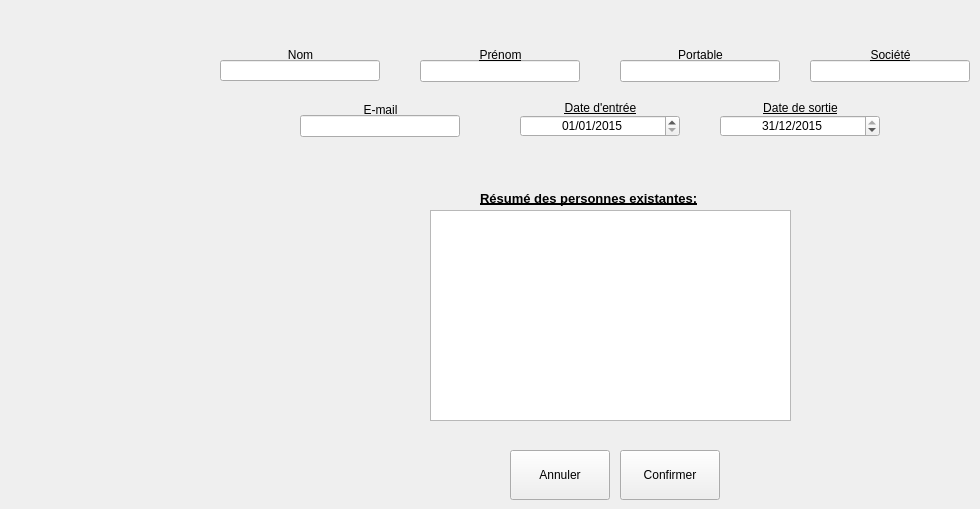
      <widget class="QWidget" name="tbAjouterPersonne">
       <attribute name="title">
        <string>Ajouter une nouvelle personne...</string>
       </attribute>
       <widget class="QTextEdit" name="txtPersonnesExistantes">
        <property name="geometry">
         <rect>
          <x>430</x>
          <y>210</y>
          <width>361</width>
          <height>211</height>
         </rect>
        </property>
       </widget>
       <widget class="QLineEdit" name="societe">
        <property name="geometry">
         <rect>
          <x>810</x>
          <y>60</y>
          <width>160</width>
          <height>22</height>
         </rect>
        </property>
       </widget>
       <widget class="QLabel" name="label_115">
        <property name="geometry">
         <rect>
          <x>220</x>
          <y>45</y>
          <width>161</width>
          <height>20</height>
         </rect>
        </property>
        <property name="font">
         <font>
          <weight>50</weight>
          <bold>false</bold>
          <underline>true</underline>
         </font>
        </property>
        <property name="text">
         <string>Nom</string>
        </property>
        <property name="alignment">
         <set>Qt::AlignCenter</set>
        </property>
       </widget>
       <widget class="QPushButton" name="btAnnulerPersAdd">
        <property name="geometry">
         <rect>
          <x>510</x>
          <y>450</y>
          <width>100</width>
          <height>50</height>
         </rect>
        </property>
        <property name="text">
         <string>Annuler</string>
        </property>
        <property name="icon">
         <iconset>
          <normaloff>C:/Users/Tom/Documents/ECOLE/BTS_IRIS_2/SuPerL/LINUX/FONCTIONNEL_RV1/Projet_Config/ressources/ButtonClose.png</normaloff>C:/Users/Tom/Documents/ECOLE/BTS_IRIS_2/SuPerL/LINUX/FONCTIONNEL_RV1/Projet_Config/ressources/ButtonClose.png</iconset>
        </property>
       </widget>
       <widget class="QLineEdit" name="prenom">
        <property name="geometry">
         <rect>
          <x>420</x>
          <y>60</y>
          <width>160</width>
          <height>22</height>
         </rect>
        </property>
       </widget>
       <widget class="QLineEdit" name="nom">
        <property name="geometry">
         <rect>
          <x>220</x>
          <y>60</y>
          <width>160</width>
          <height>21</height>
         </rect>
        </property>
       </widget>
       <widget class="QPushButton" name="btOkPersAdd">
        <property name="geometry">
         <rect>
          <x>620</x>
          <y>450</y>
          <width>100</width>
          <height>50</height>
         </rect>
        </property>
        <property name="text">
         <string>Confirmer</string>
        </property>
        <property name="icon">
         <iconset>
          <normaloff>C:/Users/Tom/Documents/ECOLE/BTS_IRIS_2/SuPerL/LINUX/FONCTIONNEL_RV1/Projet_Config/ressources/bt_ok.png</normaloff>C:/Users/Tom/Documents/ECOLE/BTS_IRIS_2/SuPerL/LINUX/FONCTIONNEL_RV1/Projet_Config/ressources/bt_ok.png</iconset>
        </property>
       </widget>
       <widget class="QLabel" name="label_123">
        <property name="geometry">
         <rect>
          <x>420</x>
          <y>45</y>
          <width>161</width>
          <height>20</height>
         </rect>
        </property>
        <property name="font">
         <font>
          <weight>50</weight>
          <bold>false</bold>
          <underline>true</underline>
         </font>
        </property>
        <property name="text">
         <string>Prénom</string>
        </property>
        <property name="alignment">
         <set>Qt::AlignCenter</set>
        </property>
       </widget>
       <widget class="QLabel" name="label_117">
        <property name="geometry">
         <rect>
          <x>810</x>
          <y>45</y>
          <width>161</width>
          <height>20</height>
         </rect>
        </property>
        <property name="font">
         <font>
          <weight>50</weight>
          <bold>false</bold>
          <underline>true</underline>
         </font>
        </property>
        <property name="text">
         <string>Société</string>
        </property>
        <property name="alignment">
         <set>Qt::AlignCenter</set>
        </property>
       </widget>
       <widget class="QLabel" name="label_13">
        <property name="geometry">
         <rect>
          <x>480</x>
          <y>190</y>
          <width>361</width>
          <height>16</height>
         </rect>
        </property>
        <property name="font">
         <font>
          <pointsize>10</pointsize>
          <weight>75</weight>
          <italic>false</italic>
          <bold>true</bold>
          <underline>true</underline>
         </font>
        </property>
        <property name="text">
         <string>Résumé des personnes existantes:</string>
        </property>
       </widget>
       <widget class="QLabel" name="label_121">
        <property name="geometry">
         <rect>
          <x>720</x>
          <y>100</y>
          <width>161</width>
          <height>16</height>
         </rect>
        </property>
        <property name="font">
         <font>
          <weight>50</weight>
          <bold>false</bold>
          <underline>true</underline>
         </font>
        </property>
        <property name="text">
         <string>Date de sortie</string>
        </property>
        <property name="alignment">
         <set>Qt::AlignCenter</set>
        </property>
       </widget>
       <widget class="QDateEdit" name="dateFin">
        <property name="geometry">
         <rect>
          <x>720</x>
          <y>115</y>
          <width>160</width>
          <height>22</height>
         </rect>
        </property>
        <property name="alignment">
         <set>Qt::AlignCenter</set>
        </property>
        <property name="date">
         <date>
          <year>2015</year>
          <month>12</month>
          <day>31</day>
         </date>
        </property>
        <property name="displayFormat">
         <string>dd/MM/yyyy</string>
        </property>
       </widget>
       <widget class="QLabel" name="label_124">
        <property name="geometry">
         <rect>
          <x>520</x>
          <y>100</y>
          <width>161</width>
          <height>16</height>
         </rect>
        </property>
        <property name="font">
         <font>
          <weight>50</weight>
          <bold>false</bold>
          <underline>true</underline>
         </font>
        </property>
        <property name="text">
         <string>Date d'entrée</string>
        </property>
        <property name="alignment">
         <set>Qt::AlignCenter</set>
        </property>
       </widget>
       <widget class="QDateEdit" name="dateDebut">
        <property name="geometry">
         <rect>
          <x>520</x>
          <y>115</y>
          <width>160</width>
          <height>22</height>
         </rect>
        </property>
        <property name="alignment">
         <set>Qt::AlignCenter</set>
        </property>
        <property name="date">
         <date>
          <year>2015</year>
          <month>1</month>
          <day>1</day>
         </date>
        </property>
        <property name="displayFormat">
         <string>dd/MM/yyyy</string>
        </property>
       </widget>
       <widget class="QLabel" name="lbPortable">
        <property name="geometry">
         <rect>
          <x>620</x>
          <y>45</y>
          <width>161</width>
          <height>20</height>
         </rect>
        </property>
        <property name="font">
         <font>
          <weight>50</weight>
          <bold>false</bold>
          <underline>true</underline>
         </font>
        </property>
        <property name="text">
         <string>Portable</string>
        </property>
        <property name="alignment">
         <set>Qt::AlignCenter</set>
        </property>
       </widget>
       <widget class="QLineEdit" name="portable">
        <property name="geometry">
         <rect>
          <x>620</x>
          <y>60</y>
          <width>160</width>
          <height>22</height>
         </rect>
        </property>
       </widget>
       <widget class="QLabel" name="lbEmail">
        <property name="geometry">
         <rect>
          <x>300</x>
          <y>100</y>
          <width>161</width>
          <height>20</height>
         </rect>
        </property>
        <property name="font">
         <font>
          <weight>50</weight>
          <bold>false</bold>
          <underline>true</underline>
         </font>
        </property>
        <property name="text">
         <string>E-mail</string>
        </property>
        <property name="alignment">
         <set>Qt::AlignCenter</set>
        </property>
       </widget>
       <widget class="QLineEdit" name="email">
        <property name="geometry">
         <rect>
          <x>300</x>
          <y>115</y>
          <width>160</width>
          <height>22</height>
         </rect>
        </property>
       </widget>
       <widget class="QLabel" name="label_37">
        <property name="geometry">
         <rect>
          <x>40</x>
          <y>20</y>
          <width>51</width>
          <height>61</height>
         </rect>
        </property>
        <property name="text">
         <string/>
        </property>
        <property name="pixmap">
         <pixmap>../../../../../../opt/SuPer_2015/Projet_SuPer/ressources/new.png</pixmap>
        </property>
       </widget>
      </widget>
